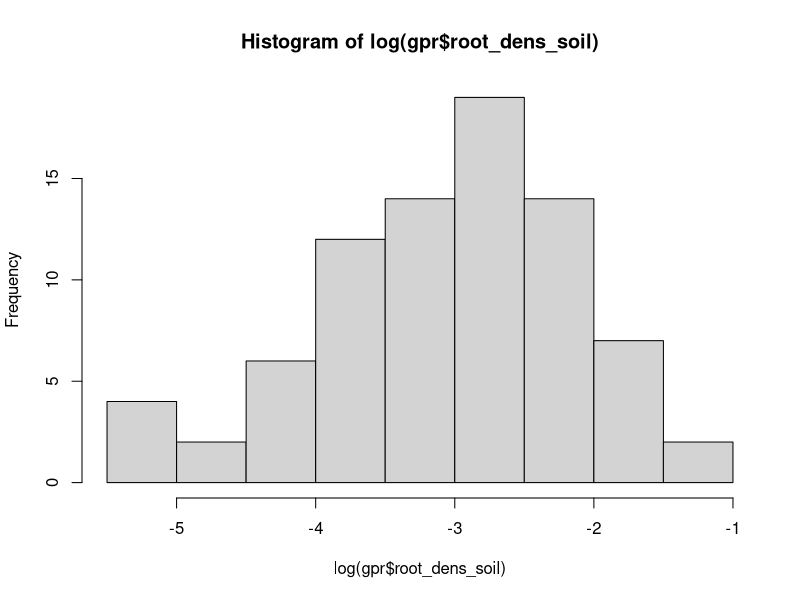
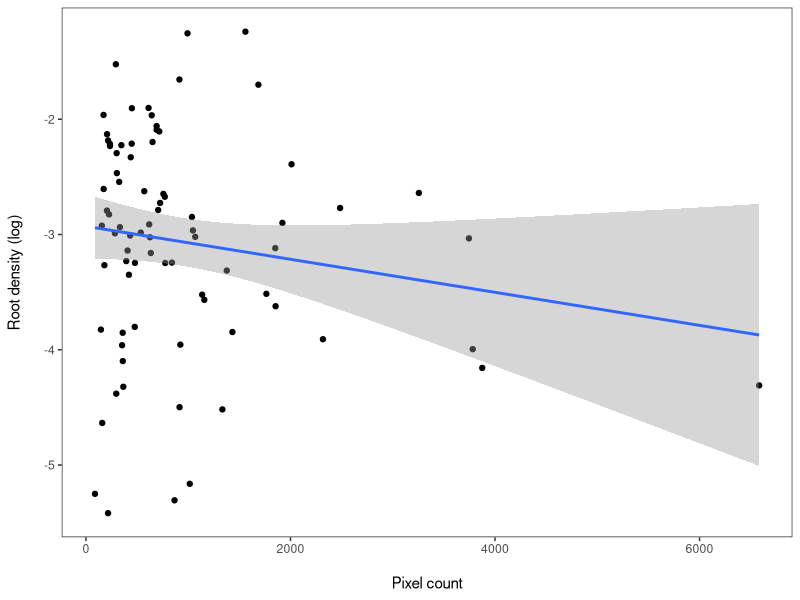

Source code (R) for these figures, in order:
# GPR
# Analysis on Pixel count and root density
# by JDW
# created 18 Oct 2024

# Load libraries ----
library(tidyverse)
library(lme4)

# Data ----
gpr <- read.csv("data/GPR_vs_root_density_cleaned.csv") %>%
  mutate(group = as.factor(Description))

glimpse(gpr)

hist(log(gpr$root_dens_soil))

# Custom min-max scaling
min_val <- min(gpr$Pixel_count)
max_val <- max(gpr$Pixel_count)

gpr$Pixel_count_scaled <- (gpr$Pixel_count - min_val) / (max_val - min_val)

# Models ----
model1 <- lm(log(root_dens_soil) ~ Pixel_count, data = gpr)
model2 <- lm(log(root_dens_soil) ~ Pixel_count_scaled, data = gpr)

summary(model1)
summary(model2) # No difference between the two models

# Plot ----
ggplot(aes(x = Pixel_count, y = log(root_dens_soil)), data = gpr) +
  geom_point() +
  stat_smooth(method=lm) +
  #facet_wrap(~group, nrow = 2) +
  theme_bw() +
  labs(x = "\nPixel count", y = "Root density (log)\n") +
  theme(panel.grid.major = element_blank(), 
        panel.grid.minor = element_blank())

